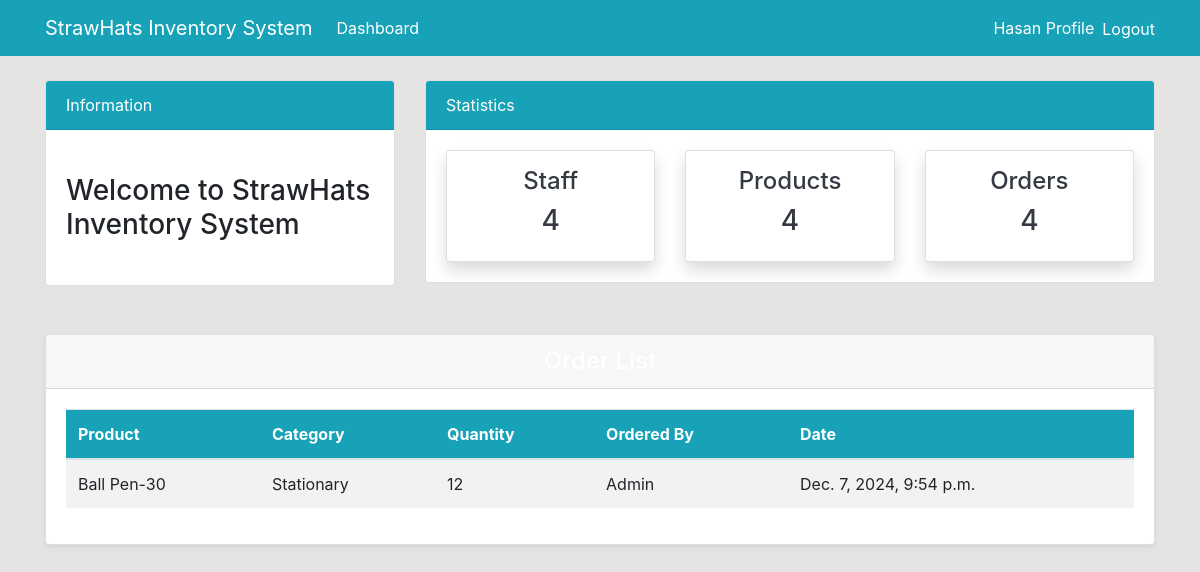
Page /order/ (signed in) on the earlier database version.
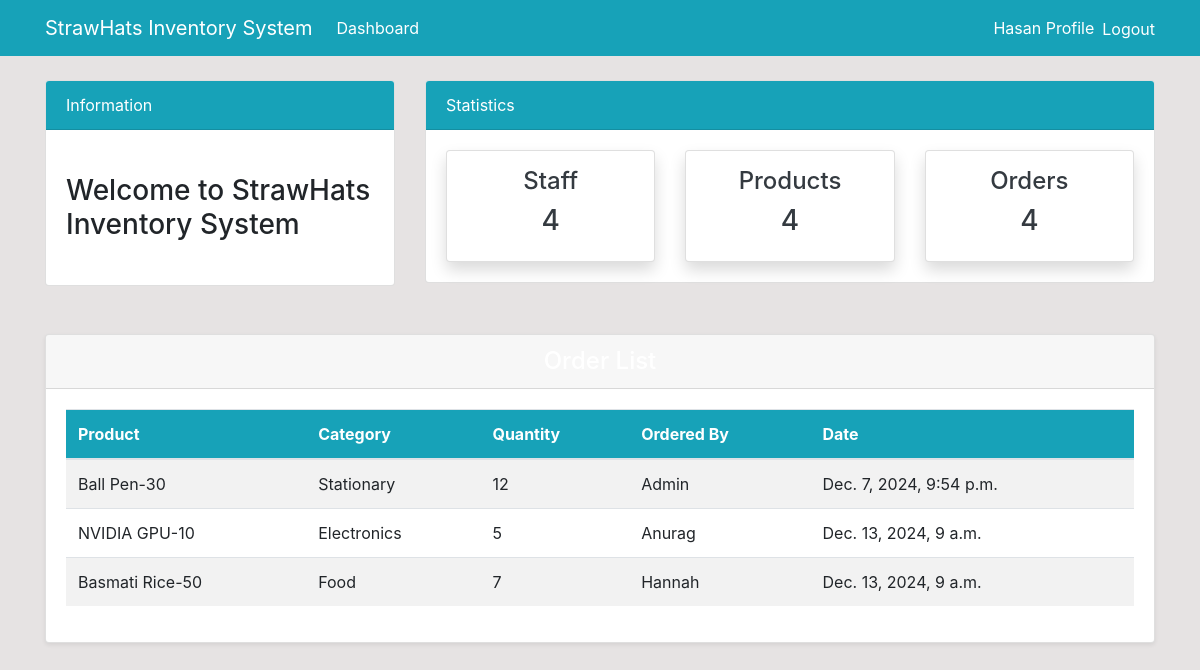
Same page on the later database version.
### dashboard/models.py (models this page shows, shortened)
class Order(models.Model):
    product = models.ForeignKey(Product, on_delete=models.CASCADE, null=True)
    staff = models.ForeignKey(User, models.CASCADE, null=True)
    order_quantity = models.PositiveIntegerField(null=True)
    date = models.DateTimeField(auto_now_add=True)
    class Meta:
        verbose_name_plural = 'Order'

class Product(models.Model):
    name = models.CharField(max_length=100, null=True)
    category=models.CharField(max_length=20, choices=CATEGORY, null=True)
    quantity=models.PositiveIntegerField(null=True)
    class Meta:
        verbose_name_plural = 'Product'
    def __str__(self):
        return f'{self.name}-{self.quantity}'

### dashboard/views.py (the view)
# urls.py: path('order/', views.order, name='dashboard-order'),
@login_required
def order(request):
    orders = Order.objects.all()
    context ={
        'orders': orders,
    }
    return render(request, 'dashboard/order.html', context)

### templates/dashboard/order.html (shortened to what this page needs)
{% extends 'partials/base.html' %}
{% block content %}
{% include 'partials/topnav.html' %}
<div class="container mt-5">
    <div class="row">
        <div class="col-md-12">
            <div class="card shadow-sm">
                <div class="card-header bg-teal text-white text-center">
                    <h4 class="mb-0">Order List</h4>
                </div>
                <div class="card-body">
                    <table class="table table-striped table-hover">
                        <thead class="bg-info text-white">
                            <tr>
                                <th scope="col">Product</th>
                                <th scope="col">Category</th>
                                <th scope="col">Quantity</th>
                                <th scope="col">Ordered By</th>
                                <th scope="col">Date</th>
                            </tr>
                        </thead>
                        <tbody>
                            {% for order in orders %}
                            <tr>
                                <td>{{ order.product }}</td>
                                <td>{{ order.product.category }}</td>
                                <td>{{ order.order_quantity }}</td>
                                <td>{{ order.staff.username }}</td>
                                <td>{{ order.date }}</td>
                            </tr>
                            {% endfor %}
                        </tbody>
                    </table>
                </div>
            </div>
        </div>
    </div>
</div>
{% endblock %}

Differences in the rows shown:
added Order: product "NVIDIA GPU-10", product.category "Electronics", order_quantity "5", staff.username "Anurag", date "Dec. 13, 2024, 9 a.m."
added Order: product "Basmati Rice-50", product.category "Food", order_quantity "7", staff.username "Hannah", date "Dec. 13, 2024, 9 a.m."
